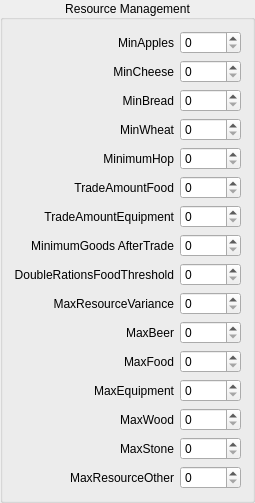
       <widget class="QGroupBox" name="ResourceManagement">
        <property name="geometry">
         <rect>
          <x>320</x>
          <y>20</y>
          <width>241</width>
          <height>491</height>
         </rect>
        </property>
        <property name="title">
         <string>Resource Management</string>
        </property>
        <property name="alignment">
         <set>Qt::AlignCenter</set>
        </property>
        <layout class="QGridLayout" name="gridLayout_11">
         <item row="2" column="0">
          <widget class="QLabel" name="label_22">
           <property name="text">
            <string>MinBread</string>
           </property>
           <property name="alignment">
            <set>Qt::AlignRight|Qt::AlignTrailing|Qt::AlignVCenter</set>
           </property>
          </widget>
         </item>
         <item row="2" column="1">
          <widget class="QSpinBox" name="MinimumBread">
           <property name="toolTip">
            <string>&lt;html&gt;&lt;head/&gt;&lt;body&gt;&lt;p&gt;Reserves that are only consumed if current popularity &amp;lt; LowestPopularity. If the AI has less than this amount it will prioritize buying the missing food.&lt;/p&gt;&lt;/body&gt;&lt;/html&gt;</string>
           </property>
           <property name="maximum">
            <number>65535</number>
           </property>
          </widget>
         </item>
         <item row="0" column="1">
          <widget class="QSpinBox" name="MinimumApples">
           <property name="toolTip">
            <string>&lt;html&gt;&lt;head/&gt;&lt;body&gt;&lt;p&gt;Reserves that are only consumed if current popularity &amp;lt; LowestPopularity. If the AI has less than this amount it will prioritize buying the missing food.&lt;/p&gt;&lt;/body&gt;&lt;/html&gt;</string>
           </property>
           <property name="maximum">
            <number>65535</number>
           </property>
          </widget>
         </item>
         <item row="7" column="1">
          <widget class="QSpinBox" name="TradeAmountEquipment">
           <property name="toolTip">
            <string>&lt;html&gt;&lt;head/&gt;&lt;body&gt;&lt;p&gt;The amount of equipment for the armoury bought at once. Only one of these trades is made per gametick.&lt;/p&gt;&lt;/body&gt;&lt;/html&gt;</string>
           </property>
           <property name="maximum">
            <number>65535</number>
           </property>
          </widget>
         </item>
         <item row="4" column="1">
          <widget class="QSpinBox" name="MinimumHop">
           <property name="toolTip">
            <string>&lt;html&gt;&lt;head/&gt;&lt;body&gt;&lt;p&gt;If the AI has less than this amount, it will prioritize buying the missing hops.&lt;/p&gt;&lt;/body&gt;&lt;/html&gt;</string>
           </property>
           <property name="maximum">
            <number>65535</number>
           </property>
          </widget>
         </item>
         <item row="4" column="0">
          <widget class="QLabel" name="label_103">
           <property name="text">
            <string>MinimumHop</string>
           </property>
           <property name="alignment">
            <set>Qt::AlignRight|Qt::AlignTrailing|Qt::AlignVCenter</set>
           </property>
          </widget>
         </item>
         <item row="8" column="0">
          <widget class="QLabel" name="label_26">
           <property name="text">
            <string>MinimumGoods AfterTrade</string>
           </property>
           <property name="alignment">
            <set>Qt::AlignRight|Qt::AlignTrailing|Qt::AlignVCenter</set>
           </property>
          </widget>
         </item>
         <item row="3" column="0">
          <widget class="QLabel" name="label_23">
           <property name="text">
            <string>MinWheat</string>
           </property>
           <property name="alignment">
            <set>Qt::AlignRight|Qt::AlignTrailing|Qt::AlignVCenter</set>
           </property>
          </widget>
         </item>
         <item row="16" column="0">
          <widget class="QLabel" name="label_30">
           <property name="text">
            <string>MaxResourceOther</string>
           </property>
           <property name="alignment">
            <set>Qt::AlignRight|Qt::AlignTrailing|Qt::AlignVCenter</set>
           </property>
          </widget>
         </item>
         <item row="1" column="1">
          <widget class="QSpinBox" name="MinimumCheese">
           <property name="toolTip">
            <string>&lt;html&gt;&lt;head/&gt;&lt;body&gt;&lt;p&gt;Reserves that are only consumed if current popularity &amp;lt; LowestPopularity. If the AI has less than this amount it will prioritize buying the missing food.&lt;/p&gt;&lt;/body&gt;&lt;/html&gt;</string>
           </property>
           <property name="maximum">
            <number>65535</number>
           </property>
          </widget>
         </item>
         <item row="9" column="0">
          <widget class="QLabel" name="label_27">
           <property name="text">
            <string>DoubleRationsFoodThreshold</string>
           </property>
           <property name="alignment">
            <set>Qt::AlignRight|Qt::AlignTrailing|Qt::AlignVCenter</set>
           </property>
          </widget>
         </item>
         <item row="15" column="0">
          <widget class="QLabel" name="label_29">
           <property name="text">
            <string>MaxStone</string>
           </property>
           <property name="alignment">
            <set>Qt::AlignRight|Qt::AlignTrailing|Qt::AlignVCenter</set>
           </property>
          </widget>
         </item>
         <item row="3" column="1">
          <widget class="QSpinBox" name="MinimumWheat">
           <property name="toolTip">
            <string>&lt;html&gt;&lt;head/&gt;&lt;body&gt;&lt;p&gt;If the AI has less than this amount, it will prioritize buying the missing wheat.&lt;/p&gt;&lt;/body&gt;&lt;/html&gt;</string>
           </property>
           <property name="maximum">
            <number>65535</number>
           </property>
          </widget>
         </item>
         <item row="10" column="1">
          <widget class="QSpinBox" name="MaxResourceVariance">
           <property name="toolTip">
            <string>&lt;html&gt;&lt;head/&gt;&lt;body&gt;&lt;p&gt;Allowed tolerance for all goods before AI sells back to max allowed stock&lt;/p&gt;&lt;/body&gt;&lt;/html&gt;</string>
           </property>
           <property name="maximum">
            <number>65535</number>
           </property>
          </widget>
         </item>
         <item row="11" column="1">
          <widget class="QSpinBox" name="MaxBeer">
           <property name="maximum">
            <number>65535</number>
           </property>
          </widget>
         </item>
         <item row="15" column="1">
          <widget class="QSpinBox" name="MaxStone">
           <property name="toolTip">
            <string>&lt;html&gt;&lt;head/&gt;&lt;body&gt;&lt;p&gt;Maximum amount of stone to store in the stockpile + the amount of the biggest unbuild Stonebuilding that hasn't been reached in the buildorder of the AIV.&lt;/p&gt;&lt;/body&gt;&lt;/html&gt;</string>
           </property>
           <property name="maximum">
            <number>65535</number>
           </property>
          </widget>
         </item>
         <item row="13" column="1">
          <widget class="QSpinBox" name="MaxEquipment">
           <property name="maximum">
            <number>65535</number>
           </property>
          </widget>
         </item>
         <item row="13" column="0">
          <widget class="QLabel" name="label_31">
           <property name="text">
            <string>MaxEquipment</string>
           </property>
           <property name="alignment">
            <set>Qt::AlignRight|Qt::AlignTrailing|Qt::AlignVCenter</set>
           </property>
          </widget>
         </item>
         <item row="11" column="0">
          <widget class="QLabel" name="label_32">
           <property name="text">
            <string>MaxBeer</string>
           </property>
           <property name="alignment">
            <set>Qt::AlignRight|Qt::AlignTrailing|Qt::AlignVCenter</set>
           </property>
          </widget>
         </item>
         <item row="9" column="1">
          <widget class="QSpinBox" name="DoubleRationsFoodThreshold">
           <property name="toolTip">
            <string>&lt;html&gt;&lt;head/&gt;&lt;body&gt;&lt;p&gt;Above this value of food the AI will give double rations out.&lt;/p&gt;&lt;/body&gt;&lt;/html&gt;</string>
           </property>
           <property name="maximum">
            <number>65535</number>
           </property>
          </widget>
         </item>
         <item row="0" column="0">
          <widget class="QLabel" name="label_20">
           <property name="text">
            <string>MinApples</string>
           </property>
           <property name="alignment">
            <set>Qt::AlignRight|Qt::AlignTrailing|Qt::AlignVCenter</set>
           </property>
          </widget>
         </item>
         <item row="12" column="0">
          <widget class="QLabel" name="label_19">
           <property name="text">
            <string>MaxFood</string>
           </property>
           <property name="alignment">
            <set>Qt::AlignRight|Qt::AlignTrailing|Qt::AlignVCenter</set>
           </property>
          </widget>
         </item>
         <item row="14" column="0">
          <widget class="QLabel" name="label_28">
           <property name="text">
            <string>MaxWood</string>
           </property>
           <property name="alignment">
            <set>Qt::AlignRight|Qt::AlignTrailing|Qt::AlignVCenter</set>
           </property>
          </widget>
         </item>
         <item row="5" column="1">
          <widget class="QSpinBox" name="TradeAmountFood">
           <property name="toolTip">
            <string>&lt;html&gt;&lt;head/&gt;&lt;body&gt;&lt;p&gt;The amount of food, wheat or hops bought at once. Only one of these trades is made per gametick.&lt;/p&gt;&lt;/body&gt;&lt;/html&gt;</string>
           </property>
           <property name="maximum">
            <number>65535</number>
           </property>
          </widget>
         </item>
         <item row="8" column="1">
          <widget class="QSpinBox" name="MinimumGoodsRequiredAfterTrade">
           <property name="toolTip">
            <string>&lt;html&gt;&lt;head/&gt;&lt;body&gt;&lt;p&gt;If the AI would have less than this amount of a good after sending them, it won't send them to the requesting player.&lt;/p&gt;&lt;/body&gt;&lt;/html&gt;</string>
           </property>
           <property name="maximum">
            <number>65535</number>
           </property>
          </widget>
         </item>
         <item row="10" column="0">
          <widget class="QLabel" name="label_64">
           <property name="text">
            <string>MaxResourceVariance</string>
           </property>
           <property name="alignment">
            <set>Qt::AlignRight|Qt::AlignTrailing|Qt::AlignVCenter</set>
           </property>
          </widget>
         </item>
         <item row="7" column="0">
          <widget class="QLabel" name="label_25">
           <property name="text">
            <string>TradeAmountEquipment</string>
           </property>
           <property name="alignment">
            <set>Qt::AlignRight|Qt::AlignTrailing|Qt::AlignVCenter</set>
           </property>
          </widget>
         </item>
         <item row="12" column="1">
          <widget class="QSpinBox" name="MaxFood">
           <property name="maximum">
            <number>65535</number>
           </property>
          </widget>
         </item>
         <item row="16" column="1">
          <widget class="QSpinBox" name="MaxResourceOther">
           <property name="toolTip">
            <string>&lt;html&gt;&lt;head/&gt;&lt;body&gt;&lt;p&gt;Maximum amount of hops, iron, pitch and flour to store in the stockpile.&lt;/p&gt;&lt;/body&gt;&lt;/html&gt;</string>
           </property>
           <property name="maximum">
            <number>65535</number>
           </property>
          </widget>
         </item>
         <item row="14" column="1">
          <widget class="QSpinBox" name="MaxWood">
           <property name="maximum">
            <number>65535</number>
           </property>
          </widget>
         </item>
         <item row="5" column="0">
          <widget class="QLabel" name="label_24">
           <property name="text">
            <string>TradeAmountFood</string>
           </property>
           <property name="alignment">
            <set>Qt::AlignRight|Qt::AlignTrailing|Qt::AlignVCenter</set>
           </property>
          </widget>
         </item>
         <item row="1" column="0">
          <widget class="QLabel" name="label_21">
           <property name="text">
            <string>MinCheese</string>
           </property>
           <property name="alignment">
            <set>Qt::AlignRight|Qt::AlignTrailing|Qt::AlignVCenter</set>
           </property>
          </widget>
         </item>
        </layout>
       </widget>
